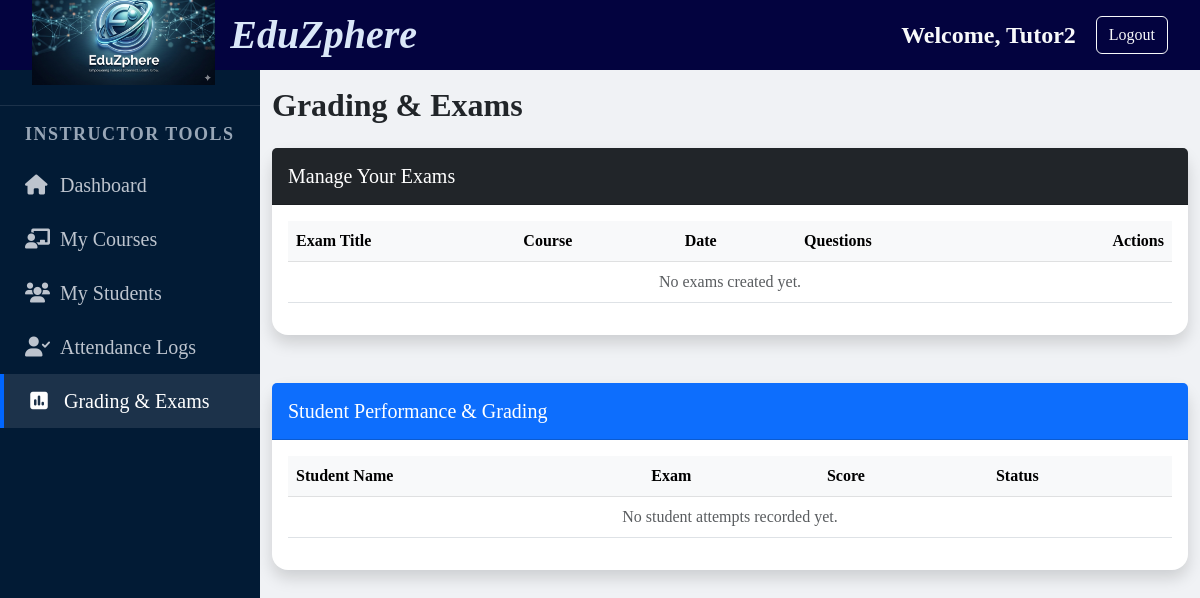
The app's page /records/exams/ (signed in), older data.
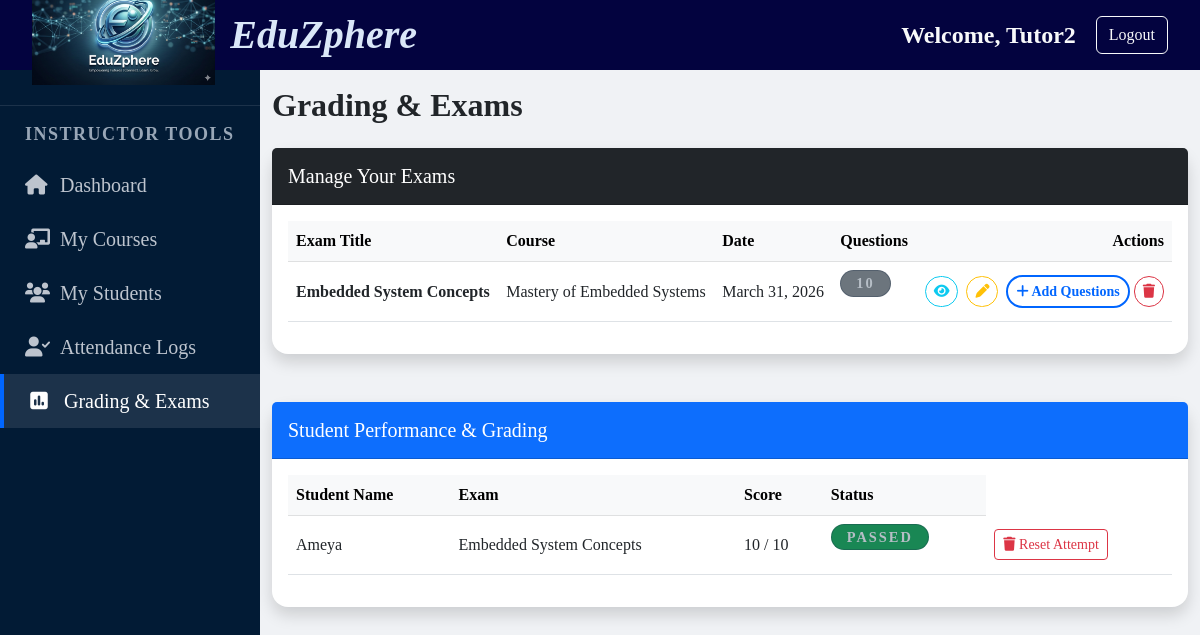
The same page, newer data.
### records/models.py (models this page shows, shortened)
class Exam(models.Model):
    course = models.ForeignKey(Course, on_delete=models.CASCADE)
    title = models.CharField(max_length=200)
    total_marks = models.IntegerField()
    exam_date = models.DateField()

class ExamResult(models.Model):
    student = models.ForeignKey(Profile, on_delete=models.CASCADE)
    exam = models.ForeignKey(Exam, on_delete=models.CASCADE)
    marks_obtained = models.IntegerField()
    passed = models.BooleanField(default=False)
    ai_review = models.TextField(blank=True, null=True)

### courses/models.py (models this page shows, shortened)
class Course(models.Model):
    title = models.CharField(max_length=200)
    description = models.TextField(null=True, blank=True)
    instructor = models.ForeignKey(User, on_delete=models.CASCADE, limit_choices_to={'profile__role': 'instructor'})
    price = models.DecimalField(max_digits=10, decimal_places=2, default=0.00)
    thumbnail = models.ImageField(upload_to='course_pics/', blank=True)
    created_at = models.DateTimeField(auto_now_add=True)

### users/models.py (models this page shows, shortened)
class Profile(models.Model):
    ROLE_CHOICES = (
        ('admin', 'Admin'),
        ('instructor','Instructor'),
        ('student','Student'),
    )
    user = models.OneToOneField(User,on_delete=models.CASCADE)
    role = models.CharField(max_length=20,choices=ROLE_CHOICES)
    bio = models.TextField(max_length=500, blank=True)

### records/views.py (the view, shortened to what this page needs)
# urls.py: path('exams/', exam_list, name='exam_list'),
@login_required
def exam_list(request):
    user = request.user
    if user.is_staff or Course.objects.filter(instructor=user).exists():
        exams = Exam.objects.filter(course__instructor=user).select_related('course')
        all_results = ExamResult.objects.filter(exam__course__instructor=user).select_related('exam', 'student__user')
        return render(request, 'instructor_exams.html', {'exams': exams, 'all_results': all_results})

### templates/instructor_exams.html (shortened to what this page needs)
{% extends 'base.html' %}
{% block content %}
<div class="container py-5">
    <h2 class="fw-bold mb-4">Grading & Exams</h2>
    <div class="card shadow border-0 rounded-4 mb-5">
        <div class="card-header bg-dark text-white p-3">
            <h5 class="mb-0">Manage Your Exams</h5>
        </div>
        <div class="card-body">
            <table class="table table-hover align-middle">
                <thead class="table-light">
                    <tr>
                        <th>Exam Title</th>
                        <th>Course</th>
                        <th>Date</th>
                        <th>Questions</th>
                        <th class="text-end">Actions</th>
                    </tr>
                </thead>
                <tbody>
                    {% for exam in exams %}
                    <tr>
                        <td class="fw-bold">{{ exam.title }}</td>
                        <td>{{ exam.course.title }}</td>
                        <td>{{ exam.exam_date }}</td>
                        <td><span class="badge bg-secondary">{{ exam.questions.count }}</span></td>
                        <td class="text-end">
                            <a href="{% url 'view_exam_details' exam.id %}" class="btn btn-sm btn-outline-info rounded-pill me-1" title="View Questions">
                                <i class="fa-solid fa-eye"></i>
                            </a>
                            <a href="{% url 'edit_exam' exam.id %}" class="btn btn-sm btn-outline-warning rounded-pill me-1" title="Edit Exam">
                                <i class="fa-solid fa-pen"></i>
                            </a>
                            <a href="{% url 'add_question' exam.id %}" class="btn btn-sm btn-outline-primary rounded-pill">
                                <i class="fa-solid fa-plus"></i> Add Questions
                            </a>
                            <a href="{% url 'delete_exam' exam.id %}" class="btn btn-sm btn-outline-danger rounded-pill">
                                <i class="fa-solid fa-trash"></i>
                            </a>
                        </td>
                    </tr>
                    {% empty %}
                    <tr><td colspan="5" class="text-center text-muted">No exams created yet.</td></tr>
                    {% endfor %}
                </tbody>
            </table>
        </div>
    </div>
    <div class="card shadow border-0 rounded-4">
        <div class="card-header bg-primary text-white p-3">
            <h5 class="mb-0">Student Performance & Grading</h5>
        </div>
        <div class="card-body">
            <table class="table table-hover align-middle">
                <thead class="table-light">
                    <tr>
                        <th>Student Name</th>
                        <th>Exam</th>
                        <th>Score</th>
                        <th>Status</th>
                    </tr>
                </thead>
                <tbody>
                    {% for result in all_results %}
                    <tr>
                        <td>{{ result.student.user.get_full_name|default:result.student.user.username }}</td>
                        <td>{{ result.exam.title }}</td>
                        <td>{{ result.marks_obtained }} / {{ result.exam.total_marks }}</td>
                        <td>
                            {% if result.passed %}
                            <span class="badge bg-success">Passed</span>
                            {% else %}
                            <span class="badge bg-danger">Failed</span>
                            {% endif %}
                        </td>
                        <td>
                            <form action="{% url 'delete_attempt' result.id %}" method="POST" style="display:inline;">
                                <button type="submit" class="btn btn-sm btn-outline-danger"
                                        onclick="return confirm('Are you sure you want to delete this attempt? The student will be able to retake the exam.');">
                                    <i class="fa-solid fa-trash"></i> Reset Attempt
                                </button>
                            </form>
                        </td>
                    </tr>
                    {% empty %}
                    <tr><td colspan="4" class="text-center text-muted">No student attempts recorded yet.</td></tr>
                    {% endfor %}
                </tbody>
            </table>
        </div>
    </div>
</div>
{% endblock %}

### templates/base.html (shortened to what this page needs)
{% load static %}
<!DOCTYPE html>
<html lang="en">
<head>
    <link href="https://cdn.jsdelivr.net/npm/bootstrap@5.3.0/dist/css/bootstrap.min.css" rel="stylesheet">
    <link rel="stylesheet" href="{% static 'css/style.css' %}">
    <link rel="stylesheet" href="https://cdnjs.cloudflare.com/ajax/libs/font-awesome/6.0.0/css/all.min.css">
</head>
<body>
    <div class="dashboard-wrapper">
        <header class="main-header">
            <div class="logo-container">
                <img src="{% static 'images/logo.png' %}" alt="EduZphere Logo" class="logo-image">
                <span class="logo-text">EduZphere</span>
            </div>
            <div class="header-auth-bar">
            {% if user.is_authenticated %}
                <span class="text-light fs-4">Welcome, {{ user.username }}</span>
                <a href="{% url 'logout' %}" class="btn btn-outline-light btn-md">Logout</a>
            {% else %}
                <a href="{% url 'login' %}" class="text-white me-3 text-decoration-none">Login</a>
                <a href="{% url 'register' %}" class="btn btn-light btn-sm">Join Now</a>
            {% endif %}
            </div>
        </header>
        <div class="main-body-container">
            <nav class="sidebar">
           <ul>
            {% if not user.is_authenticated %}
            <li class="sidebar-divider">Discovery</li>
            <li><a href="{% url 'home' %}" class="{% if request.resolver_match.url_name == 'home' %}active{% endif %}"><i class="fa-solid fa-house"></i> Home</a></li>
            <li><a href="{% url 'about' %}" class="{% if request.resolver_match.url_name == 'about' %}active{% endif %}"><i class="fa-solid fa-circle-info"></i> About EduZphere</a></li>
            <li><a href="{% url 'workshops' %}" class="{% if request.resolver_match.url_name == 'workshops' %}active{% endif %}"><i class="fa-solid fa-bolt"></i> Free Workshops</a></li>
            <li><a href="{% url 'contact' %}" class="{% if request.resolver_match.url_name == 'contact' %}active{% endif %}"><i class="fa-solid fa-envelope"></i> Contact Support</a></li>
            <li class="sidebar-divider">Getting Started</li>
            {% if user.is_authenticated and user.is_staff or user.profile.role == 'admin' %}
                <li class="sidebar-divider">Administration</li>
                <li>
                    <a href="{% url 'dashboard' %}" class="{% if request.resolver_match.url_name == 'dashboard' %}active{% endif %}">
                        <i class="fa-solid fa-gauge-high"></i> Admin Dashboard
                    </a>
                </li>
                <li><a href="/admin/"><i class="fa-solid fa-database"></i>Administration</a></li>
            {% endif %}
            <li><a href="{% url 'register' %}"><i class="fa-solid fa-user-plus"></i> Become a Member</a></li>
            {% elif user.profile.role == 'instructor' %}
            <li class="sidebar-divider">Instructor Tools</li>
            <li><a href="{% url 'home' %}" class="{% if request.resolver_match.url_name == 'dashboard' %}active{% endif %}"><i class="fa-solid fa-house"></i> Dashboard</a></li>
            <li><a href="{% url 'course_list' %}" class="{% if request.resolver_match.url_name == 'course_list' %}active{% endif %}"><i class="fa-solid fa-chalkboard-user"></i> My Courses</a></li>
            <li><a href="{% url 'student_list' %}" class="{% if request.resolver_match.url_name == 'student_list' %}active{% endif %}""><i class="fa-solid fa-users"></i> My Students</a></li>
            <li><a href="{% url 'attendance' %}" class="{% if request.resolver_match.url_name == 'attendance' %}active{% endif %}"><i class="fa-solid fa-user-check"></i> Attendance Logs</a></li>
            <li><a href="{% url 'exam_list' %}" class="{% if request.resolver_match.url_name == 'exam_list' %}active{% endif %}"><i class="fa-solid fa-square-poll-vertical"></i> Grading & Exams</a></li>
            {% endif %}
            </ul>
            </nav>
            <div class="main-content">
            {% block content %}
            {% endblock %}
            </div>
        </div>
    </div>
</body>
</html>

### static/css/style.css (style rules this page uses)
:root { --main-bg:var(--text-light); --glass-bg: rgba(255, 255, 255, 0.9); --sidebar-bg: #011627; --accent-blue: #0066ff; --text-dark: #1a202c; --text-muted: #718096; }
html,body { background-size: cover; background-attachment: fixed; font-family:'Times New Roman', Times, serif; height: 100%; margin: 0; overflow: hidden; }
:root { --main-bg-color: #f0f2f5; --sidebar-bg-color: #021b35; --sidebar-hover: rgba(255, 255, 255, 0.1); --accent-blue: #0066ff; --text-light: #bdc4ce; --white: #ffffff; }
* { box-sizing: border-box; margin: 0; padding: 0; }
.main-header { height: 100px; grid-area: header; background-color: rgb(3, 3, 63); display: flex; justify-content: space-between; align-items: center; padding: 0 2rem; border-bottom: none; height: 70px; flex-shrink: 0; z-index: 1000; }
.header-auth-bar { display: flex; align-items: center; gap: 20px; font-size: 1.3rem; font-weight: bold; }
.logo-container { display: flex; align-items: center; }
.logo-image { height: 100px; object-fit: contain; margin-right: 15px; }
.logo-text { font-size: 2.5rem; font-family:'Times New Roman', Times, serif; font-style: italic; font-weight: 800; color: #dae7f8; font-weight: bold; }
.dashboard-wrapper { display: flex; flex-direction: column; height: 100vh; overflow: hidden; }
.main-body-container { grid-area: main-body; display: flex; flex: 1; overflow: hidden; min-height: calc(100vh - 70px); }
.sidebar { width: 260px; background-color: #021b35;; min-height: 100vh; overflow-y: auto; padding: 20px 0; transition: all 0.3s; }
.sidebar ul { list-style: none; padding: 0; }
.sidebar ul li a { display: flex; align-items: center; padding: 12px 25px; color: #bdc4ce; text-decoration: none; font-size: 20px; transition: 0.3s; }
.sidebar ul li a i { margin-right: 15px; width: 20px; text-align: center; }
.sidebar ul li a:hover, .sidebar ul li a.active { background: rgba(255, 255, 255, 0.1); color: #fff; border-left: 4px solid #0066ff; }
.sidebar-divider { padding: 20px 25px 10px; font-size: 18px; text-transform: uppercase; letter-spacing: 1.5px; color: #99a7b7; font-weight: bold; border-top: 1px solid rgba(255,255,255,0.1); margin-top: 15px; padding-top: 15px; }
.main-content { flex: 1; padding: 0; background-color: var(--main-bg-color); overflow-y: auto; display: block; }
.main-content h1, .main-content h2, .main-content h4 { margin-top: 0; margin-bottom: 1.5rem; }
.badge { display: inline-block; background: rgb(29, 29, 120); color: #b6bec6; padding: 5px 15px; border-radius: 50px; font-size: 0.9rem; text-transform: uppercase; letter-spacing: 2px; margin-bottom: 1rem; border: 1px solid rgba(28, 47, 74, 0.3); }
.btn-outline-primary { border: 2px solid #0066ff; color: #0066ff; font-weight: 600; }
.container.py-5 { padding-top: 1rem !important; }

Row changes from the older to the newer data that the page shows:
added Exam: title "Embedded System Concepts", course "Mastery of Embedded Systems", exam_date "March 31, 2026", questions.count "10"
added ExamResult: student.user.get_full_name "Ameya", exam "Embedded System Concepts", marks_obtained "10", exam.total_marks "10", passed "PASSED"
Text that changed along with them:
text no longer shown: "No exams created yet. No student attempts recorded yet."
